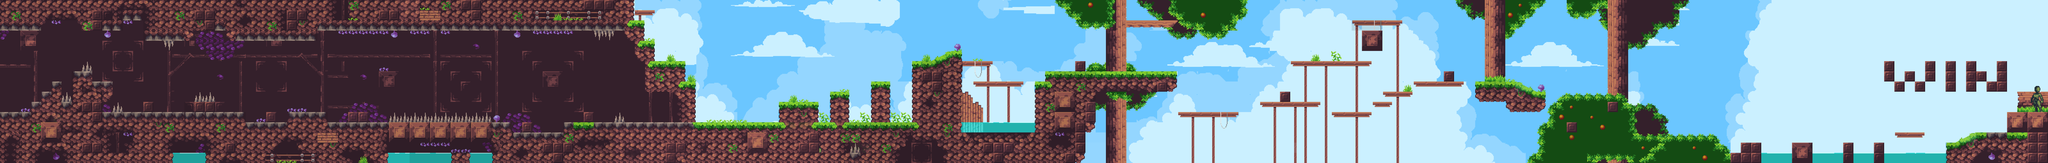

A 2D game scene composited from a Tiled map and its tileset images. What follows is a short description and the map's XML, with each tile layer's data collapsed to a summary:
An orthogonal 200x16 tile map with 64x64 px tiles, 4 tile layers (Background, Background2, Platforms, Enemy), 4 tilesets.

<map version="1.10" tiledversion="1.10.2" orientation="orthogonal" renderorder="right-down" width="200" height="16" tilewidth="64" tileheight="64" infinite="0" nextlayerid="5" nextobjectid="1">
 <tileset firstgid="1" source="Tiled/Mine__Tiles.tsx" />
 <tileset firstgid="528" source="Tiled/entrance__T.tsx" />
 <tileset firstgid="1055" source="Tiled/Mine_pixian_ai__T.tsx" />
 <tileset firstgid="1582" source="Tiled/Tiles/Social/trees__T.tsx" />
 <layer id="2" name="Background" width="200" height="16">
  <data>[3200 cells, 2553 non-empty, 536 distinct tile ids]</data>
 </layer>
 <layer id="4" name="Background2" width="200" height="16">
  <data>[3200 cells, 123 non-empty, 45 distinct tile ids]</data>
 </layer>
 <layer id="1" name="Platforms" width="200" height="16" opacity="0.9">
  <data>[3200 cells, 874 non-empty, 236 distinct tile ids]</data>
 </layer>
 <layer id="3" name="Enemy" width="200" height="16">
  <data>[3200 cells, 71 non-empty, 24 distinct tile ids]</data>
 </layer>
</map>
